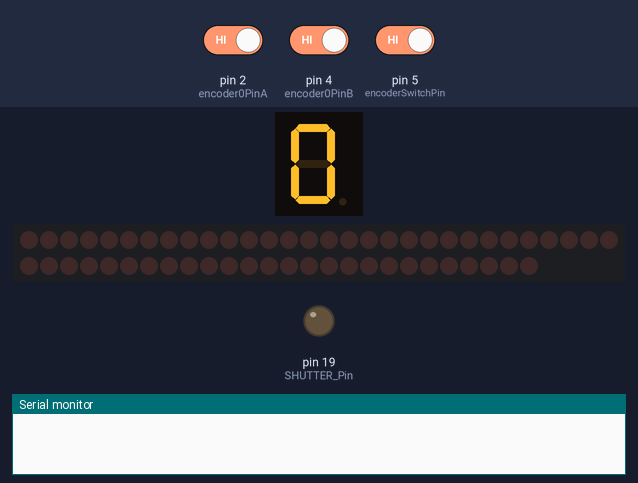
A sketch run on a simulated Arduino Uno, built with avr-gcc and run on an emulated ATmega328P. Parts: 1-digit seven-segment display, 56 shift-register outputs drawn as a row of LEDs (first output left, lit = HIGH), output pins drawn as LEDs (lit = HIGH), the last lines printed to the serial monitor. Wiring (inferred from the names in the program): 1-digit 7-segment display, segments lit when LOW: segments pin 11, pin 12, pin 13, pin 14, pin 15, pin 16, pin 17; 7 × shift register (74HC595): data pin 8; shift clock pin 7. Wiring (inferred from the signals the program sends): row of LEDs: on Q0, Q1, Q2, Q3, Q4, Q5, Q6, Q7, Q8, Q9, Q10, Q11, Q12, Q13, Q14, Q15, Q16, Q17, Q18, Q19, Q20, Q21, Q22, Q23, Q24, Q25, Q26, Q27, Q28, Q29, Q30, Q31, Q32, Q33, Q34, Q35, Q36, Q37, Q38, Q39, Q40, Q41, Q42, Q43, Q44, Q45, Q46, Q47, Q48, Q49, Q50, Q51, Q52, Q53, Q54, Q55. Inputs (shaded band) come from the test bench; at power-on: pin 5 (encoderSwitchPin) HIGH, pin 2 (encoder0PinA) HIGH, pin 4 (encoder0PinB) HIGH. The segment pins are drawn as the display they are named for; pins used as bus, display or sensor lines are not drawn.

Above: at 1.2 s.
1.3 s: pin 5 (encoderSwitchPin) driven LOW
At 3.9 s:
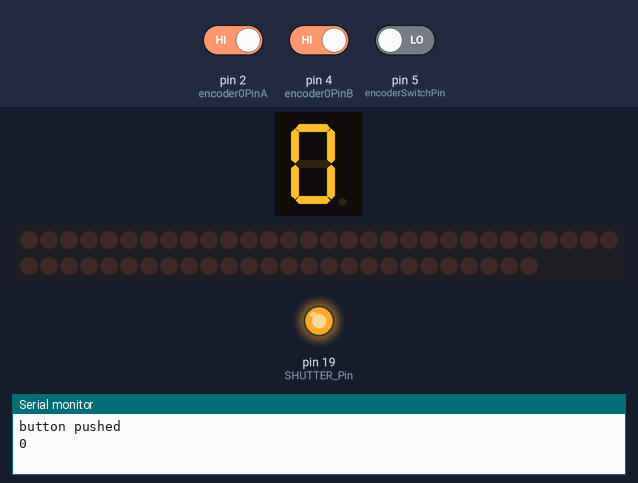
At 8.4 s:
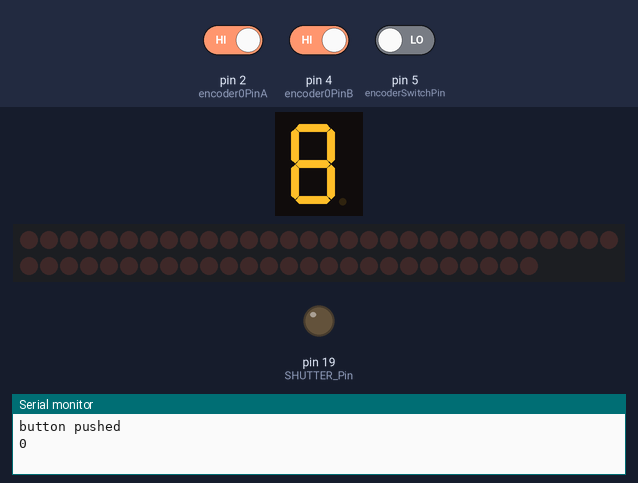
Timing chart, 0 to 10.3 s (numbered marks = the images above; inputs shaded):
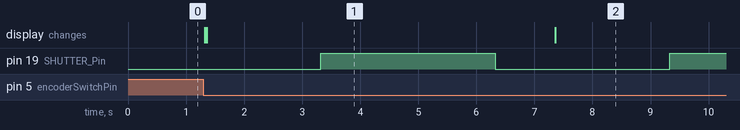

Measured:
- after the input at 1.3 s, pin 19 (SHUTTER_Pin): LOW → HIGH after 2.0 s, → LOW 3.0 s later, → HIGH 3.0 s later; the display: first changes at once (image 1 shows a later state)
- what the display in image 1 shows lasts 6.0 s, from 1.4 s to 7.4 s

The sketch:

PTMController.ino
```cpp
int SER_Pin = 8;   //pin 14 on the 75HC595
int RCLK_Pin = 9;  //pin 12 on the 75HC595
int SRCLK_Pin = 10; //pin 11 on the 75HC595

#define TRUE 1
#define FALSE 0

#define SHUTTER_Pin 19

//How many of the shift registers - change this
#define number_of_74hc595s 7
#define number_of_LEDs 50

//do not touch
#define numOfRegisterPins number_of_74hc595s * 8
#define TRUE 1
#define FALSE 0

boolean registers[numOfRegisterPins];
int time    = 100;
int incomingByte  = 0;
int is_shooting = FALSE;
#define A 11
#define B 12
#define C 13
#define D 14
#define E 15
#define F_SEG 16
#define G 17

// Pins driving common anodes
#define CA1 6
#define CA2 7

// Pins for A B C D E F G, in sequence
const int segs[7] = { A, B, C, D, E, F_SEG, G };
const byte numbers[10] = { 0b1000000, 0b1111001, 0b0100100, 0b0110000, 0b0011001, 0b0010010,
0b0000010, 0b1111000, 0b0000000, 0b0010000 };
const int LED_IDX[50] = { 35, 42,  8, 32, 29, 14, 39, 45, 36, 31,
                          11,  2, 46, 15, 40, 10, 34, 26, 19,  3,
                          49, 37, 41,  7,  1, 50, 16,  6,  9, 38,
                          27, 17,  4, 48, 18, 44, 12,  5, 30, 13,
                          43, 47, 33, 28, 23, 24, 21, 20, 25, 22  };

const int LED_IDX_REV[50] = { 25, 12, 20, 33, 38, 28, 24,  3, 29, 16,
                              11, 37, 40,  6, 14, 27, 32, 35, 19, 48,
                              47, 50, 45, 46, 49, 18, 31, 44,  5, 39,
                              10,  4, 43, 17,  1,  9, 22, 30,  7, 15,
                              23,  2, 41, 36,  8, 13, 42, 34, 21, 26  };

#define CW 1
#define CCW -1
#define RISE 1
#define FALL -1
#define PIN_A 1
#define PIN_B 2

int val;
int encoder0PinA = 2;
int encoder0PinB = 4;
int encoder0Pos = 0;
int encoder0PinALast = LOW;
int encoder0PinBLast = LOW;
int last_pin_action = RISE;
int last_active_pin = PIN_A;
int pinALast = LOW;
int pinBLast = LOW;
int n = LOW;
int buttonState = HIGH;
int buttonStateLast = HIGH;
int encoderSwitchPin = 5;

const byte numChars = 32;
char receivedChars[numChars];
char tempChars[numChars];        // temporary array for use when parsing

      // variables to hold the parsed data
char messageFromPC[numChars] = {0};
int integerFromPC = 0;
float floatFromPC = 0.0;

boolean newData = false;


void setup(){
  pinMode(SER_Pin, OUTPUT);
  pinMode(RCLK_Pin, OUTPUT);
  pinMode(SRCLK_Pin, OUTPUT);
  pinMode(A, OUTPUT);
  pinMode(B, OUTPUT);
  pinMode(C, OUTPUT);
  pinMode(D, OUTPUT);
  pinMode(E, OUTPUT);
  pinMode(F_SEG, OUTPUT);
  pinMode(G, OUTPUT);
  pinMode(CA1, OUTPUT);
  pinMode(CA2, OUTPUT);
  pinMode(encoderSwitchPin,INPUT);
  pinMode(SHUTTER_Pin, OUTPUT);

  pinMode(encoder0PinA, INPUT);
  digitalWrite(encoder0PinA, HIGH);       // turn on pull-up resistor
  pinMode(encoder0PinB, INPUT);
  digitalWrite(encoder0PinB, HIGH);       // turn on pull-up resistor

  attachInterrupt(0, doEncoder, CHANGE);  // encoder pin on interrupt 0 - pin 2

  Serial.begin(9600); // Baud-rate
  //reset all register pins
  clearRegisters();
  writeRegisters();

  pinALast = digitalRead( encoder0PinA );
  pinBLast = digitalRead( encoder0PinB );
}

void doEncoder() {
  /* If pinA and pinB are both high or both low, it is spinning
   * forward. If they're different, it's going backward.
   *
   * For more information on speeding up this process, see
   * [Reference/PortManipulation], specifically the PIND register.
   */
   if( is_shooting ) { return; }
  if (digitalRead(encoder0PinA) == digitalRead(encoder0PinB)) {
    encoder0Pos++;
  } else {
    encoder0Pos--;
  }
  if( encoder0Pos == 51 ) encoder0Pos = 00;
  if( encoder0Pos == -1 ) encoder0Pos = 50;

  if( encoder0Pos > 00 && encoder0Pos < 51 ){
    clearRegisters();
    setRegisterPin(encoder0Pos-1,HIGH);
    writeRegisters();
  } else if( encoder0Pos == 00 ) {
    clearRegisters();
    writeRegisters();

  }

  Serial.println (encoder0Pos, DEC);
  Serial.println (LED_IDX[encoder0Pos-1], DEC);
}

//set all register pins to LOW
void clearRegisters(){
  for(int i = numOfRegisterPins - 1; i >=  0; i--){
     registers[i] = LOW;
  }
}


//Set and display registers
//Only call AFTER all values are set how you would like (slow otherwise)
void writeRegisters(){

  digitalWrite(RCLK_Pin, LOW);

  for(int i = numOfRegisterPins - 1; i >=  0; i--){
    digitalWrite(SRCLK_Pin, LOW);

    int val = registers[i];

    digitalWrite(SER_Pin, val);
    digitalWrite(SRCLK_Pin, HIGH);

  }
  digitalWrite(RCLK_Pin, HIGH);

}

//set an individual pin HIGH or LOW
void setRegisterPin(int index, int value){
  registers[LED_IDX[index]-1] = value;
}

String readString;
void loop(){

    recvWithStartEndMarkers();
    if (newData == true) {
        strcpy(tempChars, receivedChars);
            // this temporary copy is necessary to protect the original data
            //   because strtok() used in parseData() replaces the commas with \0
        parseData();
        //showParsedData();
        //char messageFromPC[numChars] = {0};
        //int integerFromPC = 0;
        //float floatFromPC = 0.0;
        String msg = messageFromPC;

        if( msg == "ON" ) {
          encoder0Pos = integerFromPC;
          clearRegisters();
          setRegisterPin(encoder0Pos-1,HIGH);
          writeRegisters();
          Serial.print("Turn on LED #");
          Serial.println(encoder0Pos);
        } else if( msg == "SHOOT" ){
          is_shooting = TRUE;
          encoder0Pos = integerFromPC;
          Serial.print("Shooting with LED #" );
          Serial.print( encoder0Pos);
          Serial.println(" turned on.");
          shoot( encoder0Pos-1 );
          is_shooting = FALSE;
        } else {
          clearRegisters();
          writeRegisters();
          Serial.print("Turn off all LEDs");
        }
        newData = false;
    }
    if( false){
      if (Serial.available() > 0) {
        // Reading incoming bytes :
        incomingByte = Serial.read();
        Serial.print("I received: ");
        Serial.println(incomingByte, DEC);
        switch (incomingByte) {
          case 's':
            Serial.print("shoot\n");


            /*shootAll();*/
            for (int i = 0; i < 36; i++) { // Little trick to empty the buffer, not nice :/
              Serial.read();
            }
            break;
          default:; // Usefull for burst mode, this variables sets the time the shoot will last
            /*Serial.print("a\n");*/
            //lightDigit2(numbers[encoder0Pos]);
            //time = incomingByte*100;
        }
      }
    }
  displayDigit( encoder0Pos, 20 );


  buttonState = digitalRead(encoderSwitchPin);
  if( buttonState == LOW  and buttonStateLast == HIGH ) {
    is_shooting = TRUE;
    Serial.print("button pushed\n");
    Serial.print(encoder0Pos);
    Serial.print("\n");
    if( encoder0Pos == 0 ) {
      shootAll();
      Serial.print("shootAll\n");
    } else {
      Serial.print("shoot " );
      Serial.print( encoder0Pos);
        Serial.print("\n");
      shoot( encoder0Pos-1 );
    }
    is_shooting = FALSE;
  } else {
    ;//Serial.print("button high\n");
  }
  buttonStateLast = buttonState;
}
#define TOP_LIGHT 50
void ambientLightOn() {
  clearRegisters();
  setRegisterPin(TOP_LIGHT-1,HIGH);
  writeRegisters();
}
void ambientLightOff() {
  clearRegisters();
  writeRegisters();
}


void shootAll() {
          for( int i = 0; i < number_of_LEDs ; i++ ) {
            shoot( i);
        }
}
void shoot( int idx ) {
          clearRegisters();
          setRegisterPin(idx,HIGH);
          writeRegisters();
          displayDigit(idx+1, 2000);
          digitalWrite(SHUTTER_Pin, HIGH); // Focus..
          displayDigit(idx+1, 3000);
          digitalWrite(SHUTTER_Pin, LOW);
          displayDigit(idx+1, 1000);
        /*clearRegisters();
        writeRegisters();*/

}
void displayDigit(int idx, int delay_millis ){
          int dig1, dig2;
          dig1 = int( float(idx) / 10.0 );
          dig2 = idx - dig1 * 10;
          //Serial.print(dig1);
          //Serial.print(dig2);
          unsigned long startTime = millis();
      for (unsigned long elapsed=0; elapsed < delay_millis; elapsed = millis() - startTime) {
        lightDigit1(numbers[dig1]);
        delay(5);
        lightDigit2(numbers[dig2]);
        delay(5);
      }
}

void lightDigit1(byte number) {
  digitalWrite(CA1, LOW);
  digitalWrite(CA2, HIGH);
  lightSegments(number);
}

void lightDigit2(byte number) {
  digitalWrite(CA1, HIGH);
  digitalWrite(CA2, LOW);
  lightSegments(number);
}

void lightSegments(byte number) {
  for (int i = 0; i < 7; i++) {
    int bit = bitRead(number, i);
    digitalWrite(segs[i], bit);
  }
}

void recvWithStartEndMarkers() {
    static boolean recvInProgress = false;
    static byte ndx = 0;
    char startMarker = '<';
    char endMarker = '>';
    char rc;

    while (Serial.available() > 0 && newData == false) {
        rc = Serial.read();

        if (recvInProgress == true) {
            if (rc != endMarker) {
                receivedChars[ndx] = rc;
                ndx++;
                if (ndx >= numChars) {
                    ndx = numChars - 1;
                }
            }
            else {
                receivedChars[ndx] = '\0'; // terminate the string
                recvInProgress = false;
                ndx = 0;
                newData = true;
            }
        }

        else if (rc == startMarker) {
            recvInProgress = true;
        }
    }
}

//============

void parseData() {      // split the data into its parts

    char * strtokIndx; // this is used by strtok() as an index

    strtokIndx = strtok(tempChars,",");      // get the first part - the string
    strcpy(messageFromPC, strtokIndx); // copy it to messageFromPC

    strtokIndx = strtok(NULL, ","); // this continues where the previous call left off
    integerFromPC = atoi(strtokIndx);     // convert this part to an integer

}

//============

void showParsedData() {
    Serial.print("Message ");
    Serial.println(messageFromPC);
    Serial.print("Integer ");
    Serial.println(integerFromPC);
    Serial.print("Float ");
    Serial.println(floatFromPC);
}
```
